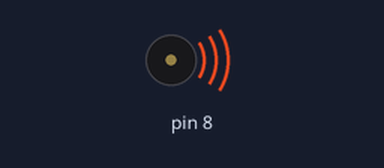
Bench run of a sketch on a simulated Arduino Uno, built with avr-gcc and run on an emulated ATmega328P. Shown: buzzer (waves = sounding).

Above: at 0.5 s.
At 3.0 s:
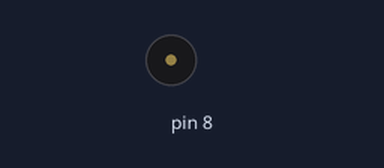
Timing chart, 0 to 5.2 s (numbered marks = the images above):
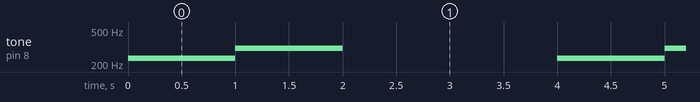

Measured:
- by itself, tone on pin 8: repeats every 4.0 s: 304 Hz 1.0 s, silent 2.0 s, 234 Hz 1.0 s

The sketch:

haciendo_ruido.ino
```cpp
// Haciendo Ruido
void setup() {
// le decimos al Arduino que usarmos el pin 8 como salida
pinMode(8,OUTPUT);
}
void loop() {
// usamos la función tone, que emite un sonido en el pin 8, con la frecuencia 264
tone(8,234);
// Esperamos 1 segundo
delay(1000);
// emitimos otro sonido
tone(8,304);
delay(1000);
// dejamos de emitir sonido
noTone(8);
delay(2000);
}
```
